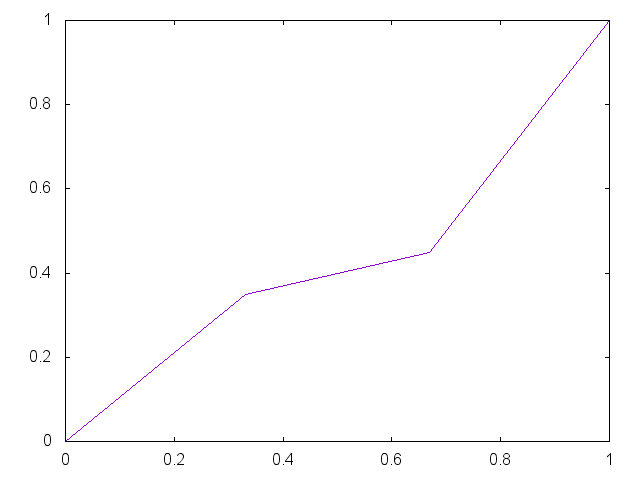

Write gnuplot code to recreate this figure.


set term png

set output "generate/static/generate/unique-0.35-0.45.png"
plot '-' smooth unique notitle
0 0
0.33 0.35
0.67 0.45 
1 1
e

reset;
